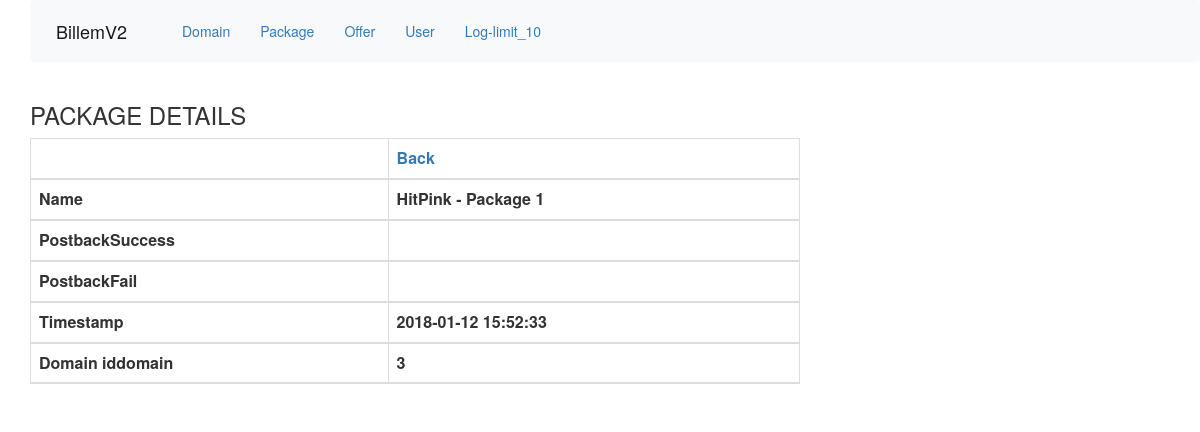
/package_details.php?idpackage=1, run on the app's committed database.
### tables this page shows
CREATE TABLE `package` (
  `idpackage` int(10) UNSIGNED NOT NULL,
  `name` varchar(45) DEFAULT NULL,
  `postbackSuccess` varchar(45) DEFAULT NULL,
  `postbackFail` varchar(45) DEFAULT NULL,
  `timestamp` timestamp NOT NULL DEFAULT CURRENT_TIMESTAMP ON UPDATE CURRENT_TIMESTAMP,
  `domain_iddomain` int(10) UNSIGNED NOT NULL
);

### classes/package.php (called while the page is built, shortened)
<?php
class package
{
	public function SelectOne($id)
	{
		$db   = DB::getInstance();
		$sql  = "SELECT * FROM package WHERE idpackage=:id ";
		$stmt = $db->prepare($sql);
		$stmt->bindParam(':id', $id, PDO::PARAM_INT);
		$stmt->execute();
		return $stmt->fetch(PDO::FETCH_OBJ);
	}
}

### public/package_details.php (the view, shortened to what this page needs)
<?php
include '../public/nav.php';
include '../public/header.php';
$na = new package();
if (isset($_GET['idpackage'])) {
	$rows = $na->SelectOne($_GET['idpackage']);
} ?>
<!DOCTYPE html >
<html xmlns = "http://www.w3.org/1999/xhtml">
<head>
	<link rel = "stylesheet" href = "https://maxcdn.bootstrapcdn.com/bootstrap/3.3.6/css/bootstrap.min.css"/>
</head>
<body>
<div class = "row">
	<div class = "col-md-8">
		<h3>PACKAGE DETAILS</h3>
		<table width = "74%" align = "center" class = "table table-striped table-bordered">
			<thead>
			<tr>
				<th>&nbsp;</th>
				<th><a href = "package_view.php">Back</a></th>
			</tr>
			<tr>
				<th width = "279">Name</th>
				<th width = "321"><?php echo ucwords($rows->name); ?></th>
			</tr>
			<tr>
				<th width = "279">PostbackSuccess</th>
				<th width = "321"><?php echo ucwords($rows->postbackSuccess); ?></th>
			</tr>
			<tr>
				<th width = "279">PostbackFail</th>
				<th width = "321"><?php echo ucwords($rows->postbackFail); ?></th>
			</tr>
			<tr>
				<th width = "279">Timestamp</th>
				<th width = "321"><?php echo ucwords($rows->timestamp); ?></th>
			</tr>
			<tr>
				<th width = "279">Domain iddomain</th>
				<th width = "321"><?php echo ucwords($rows->domain_iddomain); ?></th>
			</tr>
			</thead>
		</table>
	</div>
</div>
</body>
</html>

### public/package_details.php (style rules this page uses)
body { margin-left: 30px; }

### data on the page
package: name "HitPink - Package 1", timestamp "2018-01-12 15:52:33", domain_iddomain "3"
